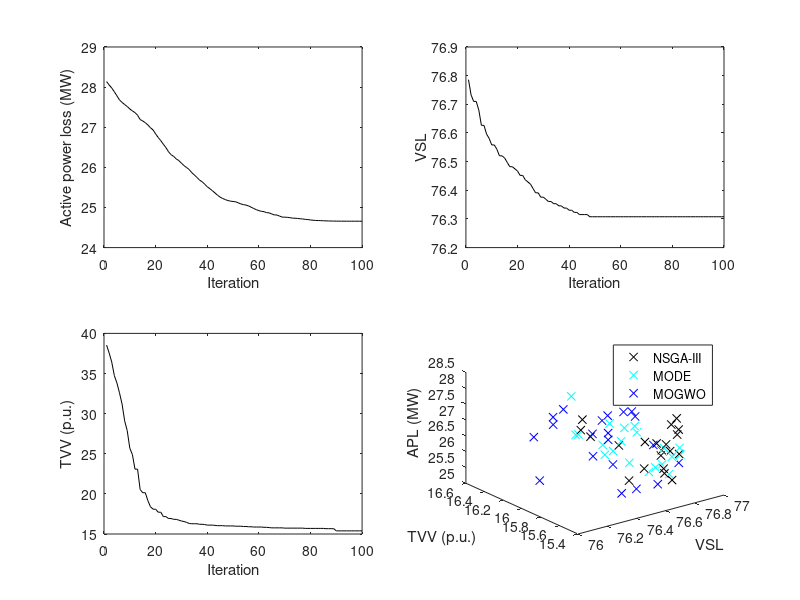

This figure's MATLAB source:
vsim=[  76.6045
    76.6109
    76.62765
      76.7051
       76.4948
        76.467528
         76.56981
         76.4654969
         76.7387 
          76.6470
           76.738427
           76.7508438
           76.75622
            76.698084 
             76.70482
              76.68189
              76.7396
               76.47661
              76.59007
             76.46726 
             76.57077
              76.572905
              76.475
              76.576]
    



vprofilem=[ 15.5855
    15.7763
    15.7265
           16.2207
             15.8858
            16.1555
            16.3625
            15.7520
             15.6546 
            15.86033
            15.5783
            15.6007
             15.48602
              15.57026
               15.67376
                15.46011
               15.468786 
                 15.6483
                   15.9837
                   16.12598
                  16.0277 
                 15.68792 
                 15.68
                 15.67]




reallossm=[25.9679
    26.1372
    26.5298
          26.39487
           26.2419
           26.54349
          27.3589
          26.5743
          25.95061
           25.8374
           25.74494 
            26.0064
            26.4586
           26.6307 
            25.8681
            26.5224
             26.7170
              27.4330
               26.9841
               26.5980
               26.2697
               27.3171
               26.97
               27.14] 




vsin=[76.5151
    76.6548
    76.5835
      76.6411
      76.6300
       76.6715
    76.46857
76.6405
 76.45713
 76.7001
76.7002
76.7140
76.6984
76.6939
 76.7441
   76.7519
   76.7158 
   76.56371
    76.46778
     76.56862
      76.7254
      76.4688
      76.73695
      76.69731
       76.7263
       76.61
       76.59
       76.57]
       



vprofilen=[15.6586
    15.7129
    15.8037
           15.7610
            15.8219
           15.8263
            15.9983
           15.5594
           16.0845
          15.56849 
           15.5970
           15.57269
           15.49256
             15.4775
              15.57657
               15.49754 
                15.6316
                15.5645
                 15.69402
                 16.2878
                 15.47770
                  16.0857
                  15.46885
                  15.57320
                  15.47316
                  15.74
                  15.772
                  15.582] 
                 
           
           

reallossn=[25.7039
    26.1138
    26.4862
           26.5222
            26.4756
            26.2761
            26.6969
            26.8574
            26.8023
            25.8278
            26.5198 
             26.7196
             27.4724
             25.7458
               26.4661
               27.2417
               26.2877
               26.9911
               26.8287
               27.6192
                 27.6531
                 27.1176
                 26.5270
                 25.9734
                27.1482
                26.34
                26.256
                26.12]
             
            
vsig=[76.6101
      76.4286
       76.6737
       76.7699
       76.5909 
       76.4024
       76.6649
        76.6247
         76.6179
         76.6767
          76.5651
          76.7226
            76.5947
             76.7716
             76.4612
             76.5838
               76.5043
                76.6623
                76.5532
                76.5904
              76.5939
              76.4133
              76.4599 
               76.0695
               76.5351
                76.4890
                 76.0615]
        
       

vprofileg=[15.4996
            16.2269
            15.5962
            16.0067
             16.0012
             15.6547
            15.6002
            15.7510
           16.0347
           16.1186
           15.9601
           15.4510
            15.5231
            15.8762
             15.9660
             15.7007
              15.7007
            16.4784
             15.9472
             16.5897
            16.1677
            15.5785
            15.5431
            15.9815
             15.97961
             16.4303 
             15.9058
             15.4145]
           
           
            

reallossg=[25.6889
           27.3013
           25.8914
           26.0207
           26.6559
           26.3581
           26.8182
           25.1878
            27.7571
            27.2657
            26.5289
            26.2899
             26.9151
             26.6840
              26.8378
              27.5904
               27.8314
                27.0859
                 27.3261
                  26.3730
                 25.6981
                25.5364
               28.1083 
                27.19609
                 27.1493
                 26.4744
                 25.9342]
           


np=size(vsin,1);
 for ki=1:np
        nod(ki)=0;
    end
    ncc=1;
%     tnp=size(vsin,1);
    
    
    
 for ki=1:np
        nod(ki)=0;
    end
    ncc=1;
    vsinp(ncc)=vsin(1);
    vprofilenp(ncc)=vprofilen(1);
    reallossnp(ncc)=reallossn(1);
    
   vsin3(1)=vsinp(1);
    vprofilen3(1)=vprofilenp(1);
    reallossn3(1)=reallossnp(1);
   
    
   for ki=2:np 
        if(nod(ki)~=0)
            continue
        end
       
       if  (((vsin(ki)<vsinp(1))&&(vprofilen(ki)>vprofilenp(1)))||((vsin(ki)>vsinp(1))&&(vprofilen(ki)<vprofilenp(1))))||(((reallossn(ki)<reallossnp(1))&&(vprofilen(ki)>vprofilenp(1)))||((vsin(ki)>vsinp(1))&&(reallossn(ki)<reallossnp(1))))
                ncc=ncc+1;
                vsin3(ncc)=vsin(ki);
               vprofilen3(ncc)=vprofilen(ki);
                reallossn3(ncc)=reallossn(ki);
                
            else 
                nod(ki)=1;
            end
        
   end

    
np=size(vsim,1);
 for ki=1:np
        nod(ki)=0;
    end
    ncc=1;
%     tnp=size(vsim,1);
    
    
    
 for ki=1:np
        nod(ki)=0;
    end
    ncc=1;
    vsimp(ncc)=vsim(1);
    vprofilemp(ncc)=vprofilem(1);
    reallossmp(ncc)=reallossm(1);
    
   vsim3(1)=vsimp(1);
    vprofilem3(1)=vprofilemp(1)
    reallossm3(1)=reallossmp(1);
   
    
   for ki=2:np 
        if(nod(ki)~=0)
            continue
        end
       
       if  (((vsim(ki)<vsimp(1))&&(vprofilem(ki)>vprofilemp(1)))||((vsim(ki)>vsimp(1))&&(vprofilem(ki)<vprofilemp(1))))||(((reallossm(ki)<reallossmp(1))&&(vprofilem(ki)>vprofilemp(1)))||((vsim(ki)>vsimp(1))&&(reallossm(ki)<reallossmp(1))))
                ncc=ncc+1;
                vsim3(ncc)=vsim(ki);
               vprofilem3(ncc)=vprofilem(ki);
                reallossm3(ncc)=reallossm(ki);
                
            else 
                nod(ki)=1;
            end
        
   end


   
   np=size(vsig,1);
 for ki=1:np
        nod(ki)=0;
    end
    ncc=1;
%     tnp=size(vsig,1);
    
    
    
 for ki=1:np
        nod(ki)=0;
    end
    ncc=1;
    vsigp(ncc)=vsig(1);
    vprofilegp(ncc)=vprofileg(1);
    reallossgp(ncc)=reallossg(1);
    
   vsig3(1)=vsigp(1);
    vprofileg3(1)=vprofilegp(1)
    reallossg3(1)=reallossgp(1);
   
    
   for ki=2:np 
        if(nod(ki)~=0)
            continue
        end
       
       if  (((vsig(ki)<vsigp(1))&&(vprofileg(ki)>vprofilegp(1)))||((vsig(ki)>vsigp(1))&&(vprofileg(ki)<vprofilegp(1))))||(((reallossg(ki)<reallossgp(1))&&(vprofileg(ki)>vprofilegp(1)))||((vsig(ki)>vsigp(1))&&(reallossg(ki)<reallossgp(1))))
                ncc=ncc+1;
                vsig3(ncc)=vsig(ki);
               vprofileg3(ncc)=vprofileg(ki);
                reallossg3(ncc)=reallossg(ki);
                
            else 
                nod(ki)=1;
            end
        
   end
   
 ncc
 
lossdata=  2.7726*[ 10.1483
   10.1177
   10.0906
   10.0568
   10.0206
    9.9838
    9.9614
    9.9421
    9.9245
    9.9020
    9.8851
    9.8694
    9.8462
    9.8076
    9.7944
    9.7792
    9.7577
    9.7337
    9.7138
    9.6780
    9.6459
    9.6178
    9.5850
    9.5546
    9.5177
    9.4910
    9.4757
    9.4532
    9.4382
    9.4151
    9.3931
    9.3758
    9.3584
    9.3298
    9.3093
    9.2867
    9.2632
    9.2481
    9.2263
    9.2033
    9.1859
    9.1674
    9.1472
    9.1269
    9.1096
    9.0973
    9.0877
    9.0788
    9.0740
    9.0707
    9.0680
    9.0586
    9.0491
    9.0421
    9.0386
    9.0310
    9.0194
    9.0075
    8.9971
    8.9885
    8.9821
    8.9790
    8.9701
    8.9685
    8.9584
    8.9500
    8.9489
    8.9396
    8.9304
    8.9296
    8.9283
    8.9253
    8.9212
    8.9200
    8.9186
    8.9152
    8.9135
    8.9099
    8.9079
    8.9046
    8.9023
    8.9000
    8.8994
    8.8984
    8.8971
    8.8963
    8.8955
    8.8949
    8.8945
    8.8941
    8.8938
    8.8937
    8.8936
    8.8935
    8.8935
    8.8934
    8.8934
    8.8934
    8.8934
    8.8933] 

profiledata= 342*[ 0.1127
         0.1098 
         0.1065
        0.1016
        0.0989 
       0.0953
       0.0912
       0.0851
       0.0815 
        0.0751
    0.0728
    0.0675
    0.0675
    0.0601
    0.0589
    0.0589
    0.0560
    0.0538
    0.0529
    0.0529
    0.0518
    0.0518
    0.0502
    0.0502
    0.0495
    0.0495
    0.0492
    0.0492
    0.0489
    0.0486
    0.0484
    0.0481
    0.0477
    0.0476
    0.0476
    0.0476
    0.0474
    0.0474
    0.0473
    0.0471
    0.0471
    0.0471
    0.0470
    0.0469
    0.0469
    0.0469
    0.0468
    0.0468
    0.0468
    0.0468
    0.0467
    0.0467
    0.0467
    0.0466
    0.0466
    0.0465
    0.0465
    0.0464
    0.0464
    0.0464
    0.0464
    0.0463
    0.0463
    0.0462
    0.0461
    0.0461
    0.0461
    0.0461
    0.0461
    0.0460
    0.0460
    0.0460
    0.0460
    0.0460
    0.0460
    0.0460
    0.0460
    0.0459
    0.0459
    0.0459
    0.0459
    0.0459
    0.0459
    0.0459
    0.0459
    0.0458
    0.0458
    0.0458
    0.0458 
    0.0450
    0.0450 
    0.0450
    0.0450
    0.0450 
    0.0450
    0.0450 
    0.0450
    0.0450
    0.0450 
    0.0450]


stabilitydata= 75.9355*[ 1.0112
    1.0105
    1.0102
    1.0102
    1.0098
    1.0091
    1.0091
    1.0087
    1.0085
    1.0082
    1.0082
    1.0080
    1.0077
    1.0077
    1.0076
    1.0074
    1.0072
    1.0072
    1.0071
    1.0070
    1.0068
    1.0068
    1.0066
    1.0065
    1.0064
    1.0062
    1.0060
    1.0060
    1.0058
    1.0058
    1.0057
    1.0056
    1.0056
    1.0055
    1.0055
    1.0054
    1.0054
    1.0053
    1.0053
    1.0052
    1.0052
    1.0051
    1.0051
    1.0050
    1.0050
    1.0050
    1.0050
    1.0049
    1.0049
    1.0049
    1.0049
    1.0049
    1.0049
    1.0049
    1.0049
    1.0049
    1.0049
    1.0049
    1.0049
    1.0049
    1.0049
    1.0049
    1.0049
    1.0049
    1.0049
    1.0049
    1.0049
    1.0049
    1.0049
    1.0049
    1.0049
    1.0049
    1.0049
    1.0049
    1.0049
    1.0049
    1.0049
    1.0049
    1.0049
    1.0049
    1.0049
    1.0049
    1.0049
    1.0049
    1.0049
    1.0049
    1.0049
    1.0049
    1.0049
    1.0049
    1.0049
    1.0049
    1.0049
    1.0049
    1.0049
    1.0049
    1.0049
    1.0049
    1.0049
    1.0049]



    x =1:100;

subplot(2,2,1),  plot(x,lossdata(x),'-k')
ylabel('Active power loss (MW)')
xlabel('Iteration')

 x =1:100;
subplot(2,2,2), plot(x,stabilitydata(x),'-k')
ylabel('VSL')
xlabel('Iteration')

 x =1:100;
subplot(2,2,3),plot(x,profiledata(x),'-k')
ylabel('TVV (p.u.)')
xlabel('Iteration') 
   
ki=1:ncc;
subplot(2,2,4),plot3(vsin3(ki),vprofilen3(ki),reallossn3(ki),'k x',vsim3(ki),vprofilem3(ki),reallossm3(ki),'c x',vsig3(ki),vprofileg3(ki),reallossg3(ki),'b x') 
% subplot(2,2,4),plot3(vsin3(ki),vprofilen3(ki),reallossn3(ki),'k x')
ylabel('TVV (p.u.)')
xlabel('VSL')   
zlabel('APL (MW)') 
legend('NSGA-III','MODE', 'MOGWO');


ncc
   
